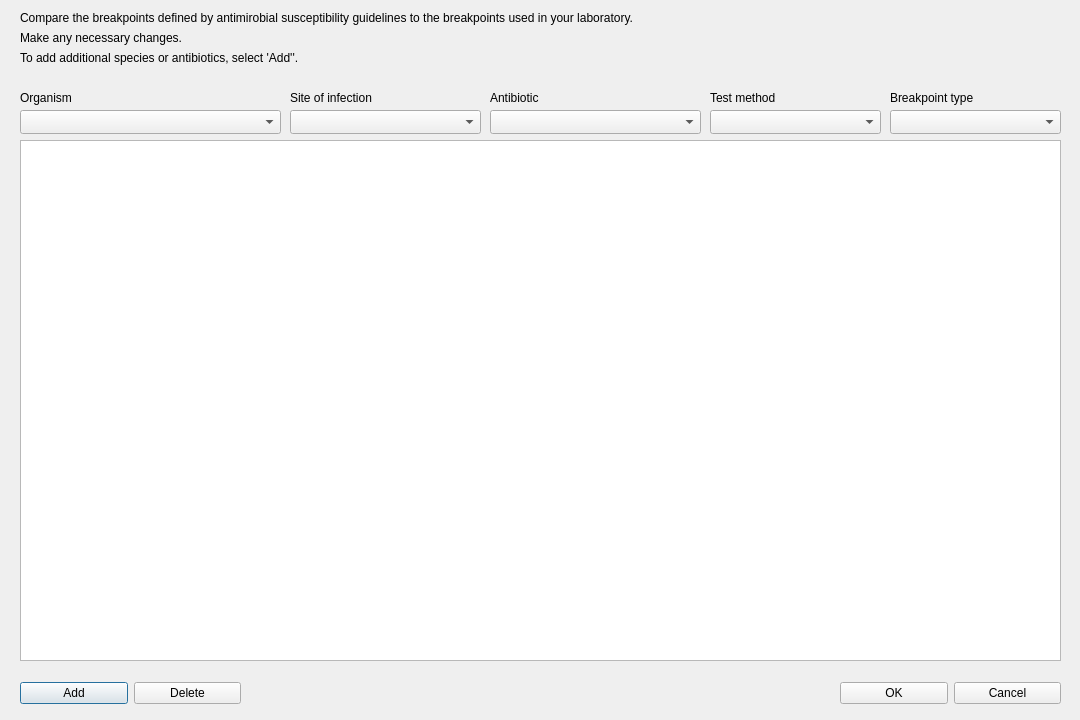
<?xml version="1.0" encoding="UTF-8"?>
<ui version="4.0">
 <class>Dialog</class>
 <widget class="QDialog" name="Dialog">
  <property name="geometry">
   <rect>
    <x>0</x>
    <y>0</y>
    <width>1080</width>
    <height>720</height>
   </rect>
  </property>
  <property name="windowTitle">
   <string>Dialog</string>
  </property>
  <widget class="QWidget" name="layoutWidget">
   <property name="geometry">
    <rect>
     <x>20</x>
     <y>680</y>
     <width>221</width>
     <height>26</height>
    </rect>
   </property>
   <layout class="QHBoxLayout" name="horizontalLayout_2">
    <item>
     <widget class="QPushButton" name="breakpoint_add_button">
      <property name="text">
       <string>Add</string>
      </property>
     </widget>
    </item>
    <item>
     <widget class="QPushButton" name="breakpoint_delete_button">
      <property name="text">
       <string>Delete</string>
      </property>
     </widget>
    </item>
   </layout>
  </widget>
  <widget class="QTableWidget" name="breakpoint_table">
   <property name="geometry">
    <rect>
     <x>20</x>
     <y>140</y>
     <width>1041</width>
     <height>521</height>
    </rect>
   </property>
  </widget>
  <widget class="QLabel" name="label">
   <property name="geometry">
    <rect>
     <x>20</x>
     <y>10</y>
     <width>891</width>
     <height>16</height>
    </rect>
   </property>
   <property name="text">
    <string>Compare the breakpoints defined by antimirobial susceptibility guidelines to the breakpoints used in your laboratory.</string>
   </property>
  </widget>
  <widget class="QLabel" name="label_2">
   <property name="geometry">
    <rect>
     <x>20</x>
     <y>30</y>
     <width>741</width>
     <height>16</height>
    </rect>
   </property>
   <property name="text">
    <string>Make any necessary changes.</string>
   </property>
  </widget>
  <widget class="QLabel" name="label_3">
   <property name="geometry">
    <rect>
     <x>20</x>
     <y>50</y>
     <width>751</width>
     <height>16</height>
    </rect>
   </property>
   <property name="text">
    <string>To add additional species or antibiotics, select 'Add''.</string>
   </property>
  </widget>
  <widget class="QLabel" name="label_4">
   <property name="geometry">
    <rect>
     <x>20</x>
     <y>90</y>
     <width>131</width>
     <height>16</height>
    </rect>
   </property>
   <property name="text">
    <string>Organism</string>
   </property>
  </widget>
  <widget class="QLabel" name="label_5">
   <property name="geometry">
    <rect>
     <x>290</x>
     <y>90</y>
     <width>131</width>
     <height>16</height>
    </rect>
   </property>
   <property name="text">
    <string>Site of infection</string>
   </property>
  </widget>
  <widget class="QLabel" name="label_6">
   <property name="geometry">
    <rect>
     <x>490</x>
     <y>90</y>
     <width>131</width>
     <height>16</height>
    </rect>
   </property>
   <property name="text">
    <string>Antibiotic</string>
   </property>
  </widget>
  <widget class="QLabel" name="label_7">
   <property name="geometry">
    <rect>
     <x>710</x>
     <y>90</y>
     <width>131</width>
     <height>16</height>
    </rect>
   </property>
   <property name="text">
    <string>Test method</string>
   </property>
  </widget>
  <widget class="QLabel" name="label_8">
   <property name="geometry">
    <rect>
     <x>890</x>
     <y>90</y>
     <width>131</width>
     <height>16</height>
    </rect>
   </property>
   <property name="text">
    <string>Breakpoint type </string>
   </property>
  </widget>
  <widget class="QWidget" name="layoutWidget">
   <property name="geometry">
    <rect>
     <x>840</x>
     <y>680</y>
     <width>221</width>
     <height>26</height>
    </rect>
   </property>
   <layout class="QHBoxLayout" name="horizontalLayout">
    <item>
     <widget class="QPushButton" name="breakpoint_ok_button">
      <property name="text">
       <string>OK</string>
      </property>
     </widget>
    </item>
    <item>
     <widget class="QPushButton" name="breakpoint_cancel_button">
      <property name="text">
       <string>Cancel</string>
      </property>
     </widget>
    </item>
   </layout>
  </widget>
  <widget class="QComboBox" name="breakpoint_organism_combobox">
   <property name="geometry">
    <rect>
     <x>20</x>
     <y>110</y>
     <width>261</width>
     <height>24</height>
    </rect>
   </property>
  </widget>
  <widget class="QComboBox" name="breakpoint_siteofinfection_combobox">
   <property name="geometry">
    <rect>
     <x>290</x>
     <y>110</y>
     <width>191</width>
     <height>24</height>
    </rect>
   </property>
  </widget>
  <widget class="QComboBox" name="breakpoint_antibiotic_combobox">
   <property name="geometry">
    <rect>
     <x>490</x>
     <y>110</y>
     <width>211</width>
     <height>24</height>
    </rect>
   </property>
  </widget>
  <widget class="QComboBox" name="breakpoint_testmethod_combobox">
   <property name="geometry">
    <rect>
     <x>710</x>
     <y>110</y>
     <width>171</width>
     <height>24</height>
    </rect>
   </property>
  </widget>
  <widget class="QComboBox" name="breakpoint_type_combobox">
   <property name="geometry">
    <rect>
     <x>890</x>
     <y>110</y>
     <width>171</width>
     <height>24</height>
    </rect>
   </property>
  </widget>
 </widget>
 <resources/>
 <connections/>
</ui>
